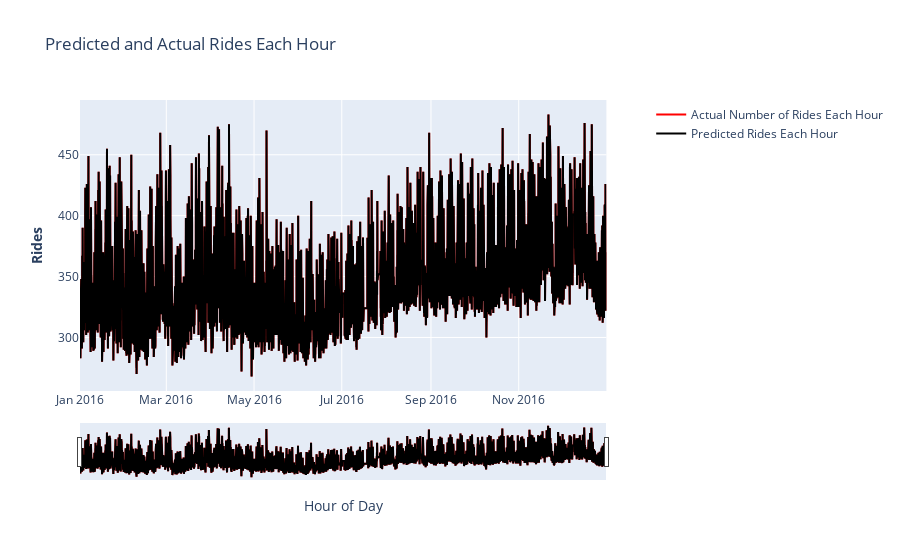

The notebook cell saved with this chart:
### Code cell
# Make subplot figure 
fig = make_subplots(specs=[[{"secondary_y": True}]])
# Add traces; weekday and weekend aggregate rides
fig.add_trace(go.Scatter(x=elec_consumption.index, y=elec_consumption['meter_reading'], name="Actual Number of Rides Each Hour",
                         line_color='red'))
fig.add_trace(go.Scatter(x=elec_consumption.index, y=elec_consumption['meter_reading'], name="Predicted Rides Each Hour",
                         line_color='black'), secondary_y=False)
fig.update_layout(title_text='Predicted and Actual Rides Each Hour')
# Set x-axis title
fig.update_xaxes(title_text="Hour of Day")
# Set y-axes titles
fig.update_yaxes(title_text="<b>Numer of Rides</b> initiated", secondary_y=False)
fig.update_yaxes(title_text="<b>Rides</b>", secondary_y=False)
# Include x-axis slider
fig.update_layout(xaxis_rangeslider_visible=True)
fig.show()

### Figure 1 — Plotly figure (JSON) as saved in the notebook; plotly's stock layout.template omitted (floating-point values rounded to 4 significant figures; data arrays with more than 128 entries replaced by an {"elided": "..."} marker saying what was removed)
{"data": [{"line": {"color": "red"}, "name": "Actual Number of Rides Each Hour", "type": "scatter", "x": {"elided": "8784 str values"}, "y": {"elided": "8784 int values"}}, {"line": {"color": "black"}, "name": "Predicted Rides Each Hour", "type": "scatter", "x": {"elided": "8784 str values"}, "xaxis": "x", "y": {"elided": "8784 int values"}, "yaxis": "y"}], "layout": {"autosize": true, "title": {"text": "Predicted and Actual Rides Each Hour"}, "xaxis": {"anchor": "y", "autorange": true, "domain": [0, 0.94], "range": ["2016-01-01", "2016-12-31 23:00"], "rangeslider": {"autorange": true, "range": ["2016-01-01", "2016-12-31 23:00"], "visible": true, "yaxis": {"_template": null, "rangemode": "match"}}, "title": {"text": "Hour of Day"}, "type": "date"}, "yaxis": {"anchor": "x", "autorange": true, "domain": [0, 1], "range": [256.1, 494.9], "title": {"text": "<b>Rides</b>"}, "type": "linear"}, "yaxis2": {"anchor": "x", "overlaying": "y", "side": "right"}}}
